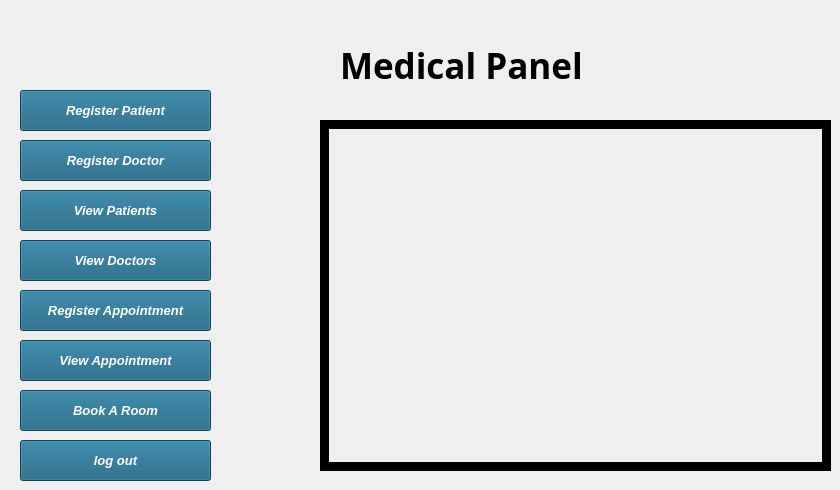
    <widget class="QWidget" name="page_3">
     <widget class="QLabel" name="label_dashboard">
      <property name="geometry">
       <rect>
        <x>340</x>
        <y>40</y>
        <width>291</width>
        <height>51</height>
       </rect>
      </property>
      <property name="font">
       <font>
        <family>Modern No. 20</family>
        <pointsize>26</pointsize>
        <italic>false</italic>
        <bold>true</bold>
       </font>
      </property>
      <property name="styleSheet">
       <string notr="true"/>
      </property>
      <property name="text">
       <string>Medical Panel</string>
      </property>
     </widget>
     <widget class="QPushButton" name="pushButton_registerpatient">
      <property name="geometry">
       <rect>
        <x>20</x>
        <y>90</y>
        <width>191</width>
        <height>41</height>
       </rect>
      </property>
      <property name="font">
       <font>
        <pointsize>10</pointsize>
        <italic>true</italic>
        <bold>true</bold>
       </font>
      </property>
      <property name="styleSheet">
       <string notr="true">QPushButton{
background: #145C7C;
color:white;
}


QPushButton:hover {
    background-color:  #BF360C;
    color: black;
}
</string>
      </property>
      <property name="text">
       <string>Register Patient</string>
      </property>
     </widget>
     <widget class="QPushButton" name="pushButton_removepatient">
      <property name="geometry">
       <rect>
        <x>20</x>
        <y>190</y>
        <width>191</width>
        <height>41</height>
       </rect>
      </property>
      <property name="font">
       <font>
        <pointsize>10</pointsize>
        <italic>true</italic>
        <bold>true</bold>
       </font>
      </property>
      <property name="styleSheet">
       <string notr="true">QPushButton{
background: #145C7C;
color:white;
}


QPushButton:hover {
    background-color:  #BF360C;
    color: black;
}
</string>
      </property>
      <property name="text">
       <string>View Patients</string>
      </property>
     </widget>
     <widget class="QPushButton" name="pushButton_removedoctor">
      <property name="geometry">
       <rect>
        <x>20</x>
        <y>240</y>
        <width>191</width>
        <height>41</height>
       </rect>
      </property>
      <property name="font">
       <font>
        <pointsize>10</pointsize>
        <italic>true</italic>
        <bold>true</bold>
       </font>
      </property>
      <property name="styleSheet">
       <string notr="true">QPushButton{
background: #145C7C;
color:white;
}


QPushButton:hover {
    background-color:  #BF360C;
    color: black;
}
</string>
      </property>
      <property name="text">
       <string>View Doctors</string>
      </property>
     </widget>
     <widget class="QPushButton" name="pushButton_registerdoctor">
      <property name="geometry">
       <rect>
        <x>20</x>
        <y>140</y>
        <width>191</width>
        <height>41</height>
       </rect>
      </property>
      <property name="font">
       <font>
        <pointsize>10</pointsize>
        <italic>true</italic>
        <bold>true</bold>
       </font>
      </property>
      <property name="styleSheet">
       <string notr="true">QPushButton{
background: #145C7C;
color:white;
}


QPushButton:hover {
    background-color:  #BF360C;
    color: black;
}
</string>
      </property>
      <property name="text">
       <string>Register Doctor</string>
      </property>
     </widget>
     <widget class="QPushButton" name="pushButton_bookappointment">
      <property name="geometry">
       <rect>
        <x>20</x>
        <y>290</y>
        <width>191</width>
        <height>41</height>
       </rect>
      </property>
      <property name="font">
       <font>
        <pointsize>10</pointsize>
        <italic>true</italic>
        <bold>true</bold>
       </font>
      </property>
      <property name="styleSheet">
       <string notr="true">QPushButton{
background: #145C7C;
color:white;
}


QPushButton:hover {
    background-color:  #BF360C;
    color: black;
}
</string>
      </property>
      <property name="text">
       <string>Register Appointment</string>
      </property>
     </widget>
     <widget class="QPushButton" name="pushbutton_logout">
      <property name="geometry">
       <rect>
        <x>20</x>
        <y>440</y>
        <width>191</width>
        <height>41</height>
       </rect>
      </property>
      <property name="font">
       <font>
        <pointsize>10</pointsize>
        <italic>true</italic>
        <bold>true</bold>
       </font>
      </property>
      <property name="styleSheet">
       <string notr="true">QPushButton{
background: #145C7C;
color:white;
}


QPushButton:hover {
    background-color:  #BF360C;
    color: black;
}
</string>
      </property>
      <property name="text">
       <string>log out</string>
      </property>
     </widget>
     <widget class="QPushButton" name="pushButton_viewappointment">
      <property name="geometry">
       <rect>
        <x>20</x>
        <y>340</y>
        <width>191</width>
        <height>41</height>
       </rect>
      </property>
      <property name="font">
       <font>
        <pointsize>10</pointsize>
        <italic>true</italic>
        <bold>true</bold>
       </font>
      </property>
      <property name="styleSheet">
       <string notr="true">QPushButton{
background: #145C7C;
color:white;
}


QPushButton:hover {
    background-color:  #BF360C;
    color: black;
}
</string>
      </property>
      <property name="text">
       <string>View Appointment</string>
      </property>
     </widget>
     <widget class="QPushButton" name="pushButton_bookaroom">
      <property name="geometry">
       <rect>
        <x>20</x>
        <y>390</y>
        <width>191</width>
        <height>41</height>
       </rect>
      </property>
      <property name="font">
       <font>
        <pointsize>10</pointsize>
        <italic>true</italic>
        <bold>true</bold>
       </font>
      </property>
      <property name="styleSheet">
       <string notr="true">QPushButton{
background: #145C7C;
color:white;
}



QPushButton:hover {
    background-color:  #BF360C;
    color: black;
}
</string>
      </property>
      <property name="text">
       <string>Book A Room</string>
      </property>
     </widget>
     <widget class="QLabel" name="label">
      <property name="geometry">
       <rect>
        <x>390</x>
        <y>260</y>
        <width>63</width>
        <height>20</height>
       </rect>
      </property>
      <property name="text">
       <string/>
      </property>
     </widget>
     <widget class="QLabel" name="lbl_Image_Display">
      <property name="geometry">
       <rect>
        <x>320</x>
        <y>120</y>
        <width>511</width>
        <height>351</height>
       </rect>
      </property>
      <property name="frameShape">
       <enum>QFrame::Shape::Box</enum>
      </property>
      <property name="lineWidth">
       <number>9</number>
      </property>
      <property name="midLineWidth">
       <number>9</number>
      </property>
      <property name="text">
       <string/>
      </property>
      <property name="pixmap">
       <pixmap>D:/wallpaper/Web_Photo_Editor (1).jpg</pixmap>
      </property>
      <property name="scaledContents">
       <bool>true</bool>
      </property>
      <property name="margin">
       <number>0</number>
      </property>
     </widget>
    </widget>
